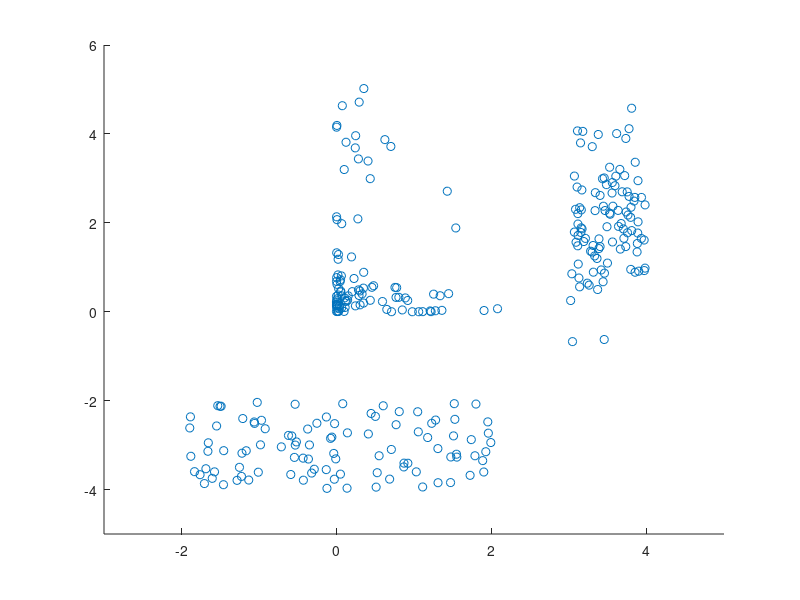

Here is the MATLAB script that generated this plot: (Note: this script raises an error after producing the figure.)

close all
clear
%cd('H:\Kurser_undervisning\TINONS1\Uge5')
load cluster_dataset
data = [x y];

% plot data
xi=-3; xf=5; yi=-5; yf=6;
scatter(x, y)
axis([xi xf yi yf])

% Using netlab..
%cd('H:\Kurser_undervisning\TINONS1\Tools\netlab\netlab')

dim = 2; % dimensions
ncentres = 7; % number of mixtures - try using e.g. 3, 5 and 7..
covartype = 'spherical'; % covariance-matrix type.. 'spherical', 'diag' or 'full'
mix = gmm(dim, ncentres, covartype);


opts = foptions; % standard options
opts(1) = 1; % show errors
opts(3) = 0.001; % stop-criterion of EM-algorithm
opts(5) = 0; % do not reset covariance matrix in case of small singular values.. (1=do reset..)
opts(14) = 100; % max number of iterations
%[MIX, OPTIONS, ERRLOG] = GMMEM(MIX, X, OPTIONS)
[mix, opts, errlog] = gmmem(mix, data, opts);

mix % see contents..

% draw contours..
inc=0.01;
xrange = xi:inc:xf;
yrange = yi:inc:yf;
[X Y]=meshgrid(xrange, yrange);
ygrid = gmmprob(mix, [X(:) Y(:)]);
ygrid = reshape(ygrid,size(X));
figure, imagesc(ygrid(end:-1:1, :)), colorbar
figure, contour(xrange, yrange, ygrid, 0:0.01:0.3,'k-')
hold on, scatter(x, y, 'b')



%%%%%%%%%%%%%%%%%%%%%%%%%%%%%%%%%%%%%%%%%%%%%%%%%%%%%%
% step-by-step illustration of EM algorithm for GMMs
%%%%%%%%%%%%%%%%%%%%%%%%%%%%%%%%%%%%%%%%%%%%%%%%%%%%%%
M = 6; % number of steps/iterations
%M = 500; % number of steps/iterations
mix = gmm(dim, ncentres, covartype); % new mixture
%mix = gmminit(mix, data, opts); % initialize using Kmeans
opts(14) = 1; % max number of iterations
for iterId=1:M, 
    [mix, opts, errlog] = gmmem(mix, data, opts);

    % draw contours..
    figure(3), scatter(x, y, 'r'), hold on
    a = gmmactiv(mix, [X(:) Y(:)]); % activations
    for i=1:ncentres,
        ygrid = a(:,i); % gaussian mixture number i
        ygrid = reshape(ygrid,size(X));
        contour(xrange, yrange, ygrid, 0:0.1:1,'k-')
        plot(mix.centres(i, 1), mix.centres(i,2), 'k.', 'MarkerSize', 10)
        title(['Iteration ' num2str(iterId) ' - Error ' num2str(errlog)], 'FontSize', 20)
    end
    axis([xi xf yi yf])
    hold off
    pause
end





%%%%%%%%%%%%%%%%%%%%%%%%%%%%%%%%%%%%%%%%%%%%%%%%%%%%%%
% GMM for handwritten digits (unsupervised learning)
%%%%%%%%%%%%%%%%%%%%%%%%%%%%%%%%%%%%%%%%%%%%%%%%%%%%%%
clear

%% MNIST handwritten digits data
%load('H:\Kurser_undervisning\TINONS1\DataSets\MNIST_HandwrittenDigits\mnist_all.mat')
load('mnist_all.mat')

% show some data..
for i=1:5,
    im = reshape(test0(i,:), 28, 28)';
    figure(1), imshow(im),
    pause
end

% use 0's, 1's and 2's (random..)
X = double([test0; test1; test2]);

mu = mean(X);
[u, s, v] = svd(X - repmat(mu, size(X,1), 1));

dim = 10; % dimensions
v1= v(:, 1:dim); % using new basis/features
Xnew = X*v1; 

% dim = 784; % dimensions
ncentres = 7; % number of mixtures
covartype = 'diag'; % covariance-matrix type.. 'spherical', 'diag' or 'full'
mix = gmm(dim, ncentres, covartype);

opts = foptions; % standard options
opts(1) = 1; % show errors
opts(3) = 0.001; % stop-criterion of EM-algorithm
opts(5) = 1; % do not reset covariance matrix in case of small singular values.. (1=do reset..)
opts(14) = 100; % max number of iterations

mix = gmminit(mix, Xnew, opts); % initialize using Kmeans
[mix, opts, errlog] = gmmem(mix, Xnew, opts);

% generate data (deterministic from the means..) - an advantage of
% generative models..
for i=1:ncentres,
    center_im = mix.centres(i,:)*v1' + mu; % mix.centres(1,:) is "how much is there of each principal component=basis vector"
    im = reshape(center_im, 28, 28)';
    figure(1), imagesc(im),colorbar % note - also negative values..
    pause
end





